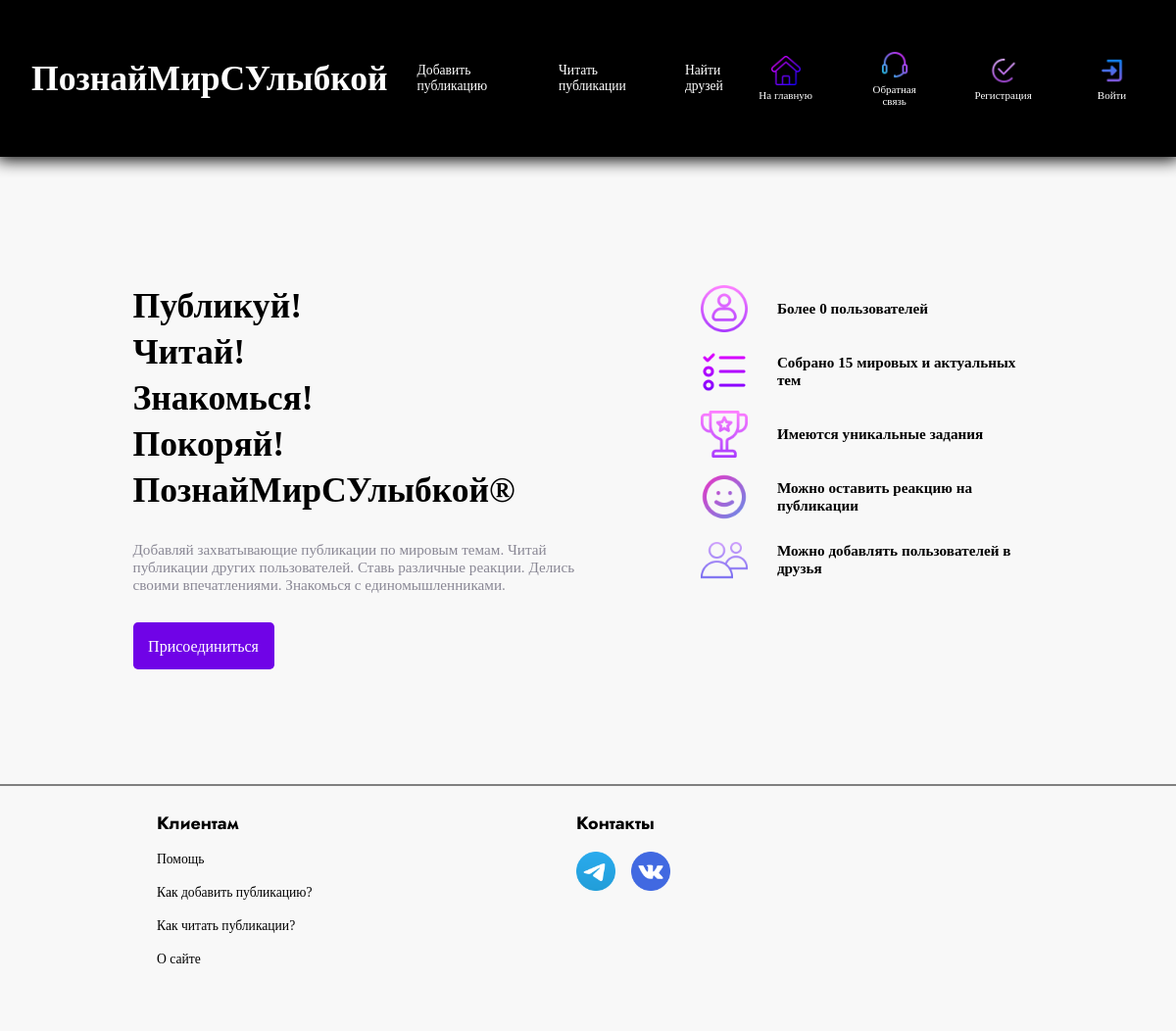
The page / on the database its author committed.
### tables this page shows
CREATE TABLE menu_text (
            text VARCHAR(80) NOT NULL,
            url VARCHAR(80) NOT NULL,
            class VARCHAR(80) NOT NULL
            );

CREATE TABLE menu (
            text VARCHAR(80) NOT NULL,
            url VARCHAR(80) NOT NULL,
            img_url VARCHAR(80) NOT NULL,
            class VARCHAR(80) NOT NULL
            );

### app.py (the view)
@app.route('/', methods=['POST', 'GET'])
def index():
    if current_user.is_authenticated:
        return redirect(url_for('profile',
                                name=current_user.get_name()))
    title = 'Главная страница'
    return render_template('index.html',
                           title=title,
                           links_header=db.get_info_menu_right(current_user),
                           links_header_text=db.get_info_menu_left(),
                           cnt_users=db.cnt_users()['cnt'] - (db.cnt_users()['cnt'] % 10),
                           cnt_subjs=db.cnt_subjs()['cnt'],
                           redirect=redirect)

### database.py (called while the page is built)
    def get_info_menu_right(self, current_user):
        if current_user.is_authenticated:
            self.cursor.execute('SELECT * FROM menu_logged')
            res = self.cursor.fetchall()
            return res
        self.cursor.execute('SELECT * FROM menu')
        res = self.cursor.fetchall()
        return res

    def get_info_menu_left(self):
        self.cursor.execute('SELECT * FROM menu_text')
        res = self.cursor.fetchall()
        return res

    def cnt_users(self):
        self.cursor.execute('SELECT COUNT(name) as cnt FROM users')
        return self.cursor.fetchone()

    def cnt_subjs(self):
        self.cursor.execute('SELECT COUNT(*) as cnt FROM subjects_of_posts')
        return self.cursor.fetchone()

### templates/index.html (shortened to what this page needs)
<!DOCTYPE html>
<html lang="en">
<head>
    <link rel = 'stylesheet' href = '{{url_for("static", filename="css/style.css")}}'>
</head>
{% block body %}
<body style = 'background: #f8f8f8'>
{% endblock %}
    <div class = 'header'>
        {% if current_user.is_authenticated %}
        <a href = '/profile/{{current_user.get_name()}}'>
        {% else %}
        <a href = '/'>
        {% endif %}
          <h1> ПознайМирСУлыбкой </h1>
        </a>
        {% for link in links_header_text %}
            <a href = "{{link['url']}}" class = "{{link['class']}}">
                {{link['text']}}
            </a>
        {% endfor %}
        {% block links_header %}
            {% for link in links_header %}
            <a class = 'block_link_header {{link["class"]}}' href = '{{link["url"]}}'>
                <img src = '{{link["img_url"]}}' class = 'img_link_header'>
                <span class = 'p_link_header'> {{link["text"]}} </span>
            </a>
            {% endfor %}
        {% endblock %}
    </div>
    {% block content %}
    <div class = 'block_main'>
      <section class = 'first'>
        <div class = 'desc_index_div'>
          <div class = 'desc_text_index_div'>
            <h1> Публикуй! </h1>
            <h1 style = 'margin-top: 5px'> Читай! </h1>
            <h1 style = 'margin-top: 5px'> Знакомься! </h1>
            <h1 style = 'margin-top: 5px'> Покоряй! </h1>
            <h1 style = 'margin-top: 5px'> ПознайМирСУлыбкой® </h1>
            <p class = 'no_bold_text' style = 'margin: 2em 0 calc(2.75em + 0.3vw); font-size: calc(11px + 0.35vw)'>
              Добавляй захватывающие публикации по мировым темам. Читай
              публикации других пользователей. Ставь различные реакции.
              Делись своими впечатлениями. Знакомься с единомышленниками.
            </p>
            {% if not current_user.is_authenticated %}
              <a href = '/reg' class = 'hover_submit' id = 'join_index_btn'>
                Присоединиться
              </a>
            {% endif %}
          </div>
          <div class = 'dignities_index_div'>
            <div class = 'dignity_index_div'>
              <img src = '{{url_for("static", filename="images/dignities/user.png")}}' class = 'dignity_index_img'>
              <p class = 'bold_text' style = 'margin-left: 2em; font-size: calc(11px + 0.35vw)'> Более {{cnt_users}} пользователей </p>
            </div>
            <div class = 'dignity_index_div' style = 'margin-top: 1em;'>
              <img src = '{{url_for("static", filename="images/dignities/subjects.png")}}' class = 'dignity_index_img'>
              <p class = 'bold_text' style = 'margin-left: 2em; font-size: calc(11px + 0.35vw)'> Собрано {{cnt_subjs}} мировых и актуальных тем </p>
            </div>
            <div class = 'dignity_index_div' style = 'margin-top: 1em;'>
              <img src = '{{url_for("static", filename="images/dignities/achie.png")}}' class = 'dignity_index_img'>
              <p class = 'bold_text' style = 'margin-left: 2em; font-size: calc(11px + 0.35vw)'> Имеются уникальные задания </p>
            </div>
            <div class = 'dignity_index_div' style = 'margin-top: 1em;'>
              <img src = '{{url_for("static", filename="images/dignities/reaction.png")}}' class = 'dignity_index_img'>
              <p class = 'bold_text' style = 'margin-left: 2em; font-size: calc(11px + 0.35vw)'> Можно оставить реакцию на публикации </p>
            </div>
            <div class = 'dignity_index_div' style = 'margin-top: 1em;'>
              <img src = '{{url_for("static", filename="images/dignities/my_friends.png")}}' class = 'dignity_index_img'>
              <p class = 'bold_text' style = 'margin-left: 2em; font-size: calc(11px + 0.35vw)'> Можно добавлять пользователей в друзья </p>
            </div>
          </div>
        </div>
      </section>
    </div>
    {% endblock %}
    {% block footer %}
    <footer>
      <div class = 'content_footer'>
        <div class = 'clients_div'>
          <h3> Клиентам </h3>
          <div class = 'footer_link_div'>
            <a href = '/support' class = 'footer_link'>
              <p> Помощь </p>
            </a>
          </div>
          <div class = 'footer_link_div'>
            <button class = 'footer_help_btn'>
              <p> Как добавить публикацию? </p>
            </button>
          </div>
          <div class = 'footer_link_div'>
            <button class = 'footer_help_btn'>
              <p> Как читать публикации? </p>
            </button>
          </div>
          <div class = 'footer_link_div'>
            <button class = 'footer_help_btn'>
              <p> О сайте </p>
            </button>
          </div>
        </div>
        <div class = 'connect_div'>
          <h3> Контакты </h3>
          <div class = 'iconic_div_footer'>
            <a href = 'https://t.me/rayson0_0' class = 'iconic_footer_a'>
              <img src = '{{url_for("static", filename="images/iconic/telegram.png")}}' class = 'iconic_img_footer'>
            </a>
            <a href = 'https://vk.com/id818581144' class = 'iconic_footer_a' style = 'margin-left: 1em'>
              <img src = '{{url_for("static", filename="images/iconic/vk.png")}}' class = 'iconic_img_footer'>
            </a>
          </div>
        </div>
      </div>
    </footer>
    {% endblock %}
</body>
</html>

### static/css/style.css (style rules this page uses)
* { padding: 0; margin: 0; }
section { height: calc(100vh - 10em); }
.desc_index_div { display: flex; flex-direction: row; width: calc(100% - 12em); justify-content: space-around; }
.desc_text_index_div { width: 500px; }
.dignities_index_div { display: flex; flex-direction: column; }
.dignity_index_div { display: flex; flex-direction: row; align-items: center; width: 350px; }
.dignity_index_img { width: 3em; }
.first { display: flex; align-items: center; justify-content: center; }
p, input, button, a, span, label, textarea { font-family: 'Rubik'; }
h1 { font-family: 'Gropled'; }
h2, h3 { font-family: 'Jost'; }
h1 { font-size: calc(1.1em + 1.5vw); }
span, label { font-size: calc(8px + 0.25vw); }
p { font-size: calc(10px + 0.3vw); }
h3 { font-size: calc(0.6em + 0.7vw); }
.header { display: flex; flex-direction: row; align-items: center; background: black; color: white; height: 10em; width: calc(100% - 1em - 4vw); position: fixed; top: 0; padding: 0 calc(0.5em + 2vw); box-shadow: 0 0 1em 0.2em black; z-index: 2; }
footer { height: 250px; display: flex; align-items: center; background: #f8f8f8; border-top: 2px solid grey; }
.clients_div, .connect_div { margin: 0 4em; width: 300px; }
footer a { color: inherit; transition: .3s linear; }
.footer_help_btn, .next_cards_of_friends_btn { background: none; transition: .3s linear; border: none; cursor: pointer; }
.footer_link_div { margin-top: 1em; }
.content_footer { display: flex; flex-direction: row; margin: auto auto; width: calc(100% - 12em); height: 200px; background: #f8f8f8; }
.block_link_header { display: flex; flex-direction: column; justify-content: center; width: calc(1em + 5vw); height: calc(1em + 5vw); border-radius: 15%; }
.main_page_link { margin-left: auto; margin-right: calc(0.5em + 3vw); }
.block_link_header.support_link, .reg_link { margin-right: calc(0.5em + 3vw); }
.block_link_header img { width: 45%; }
.img_link_header { margin: 0 auto; }
.p_link_header { margin-top: 0.3vw; text-align: center; }
a { text-decoration: none; }
.header a { color: white; }
.block_main { margin-top: 10em; }
.text_link_header { margin-left: 2.5vw; transition: .3s linear; font-size: calc(10px + 0.3vw); }
#submit_filter, #join_index_btn { padding: calc(0.75em + 0.3vw); background-color: #7003e7; border: none; color: white; border-radius: 0.4vw; }
#join_index_btn { margin-top: 2em; width: 5em; height: 2em; }
.hover_submit { transition: .2s linear; }
.desc_text_profile, .no_bold_text { color: rgb(137 135 148); }
.bold_text { font-weight: 550; }
.iconic_img_footer { width: 2.5em; }
.iconic_footer_a { border-radius: 50%; }
.iconic_div_footer { display: flex; flex-direction: row; margin-top: 1em; }

### rows shown on the page
menu_text: text "Добавить публикацию"
menu_text: text "Читать публикации"
menu_text: text "Найти друзей"
menu: img_url (picture), text "На главную"
menu: img_url (picture), text "Обратная связь"
menu: img_url (picture), text "Регистрация"
menu: img_url (picture), text "Войти"

### other values the page prints
{{ cnt_users }} "0"
{{ cnt_subjs }} "15"
